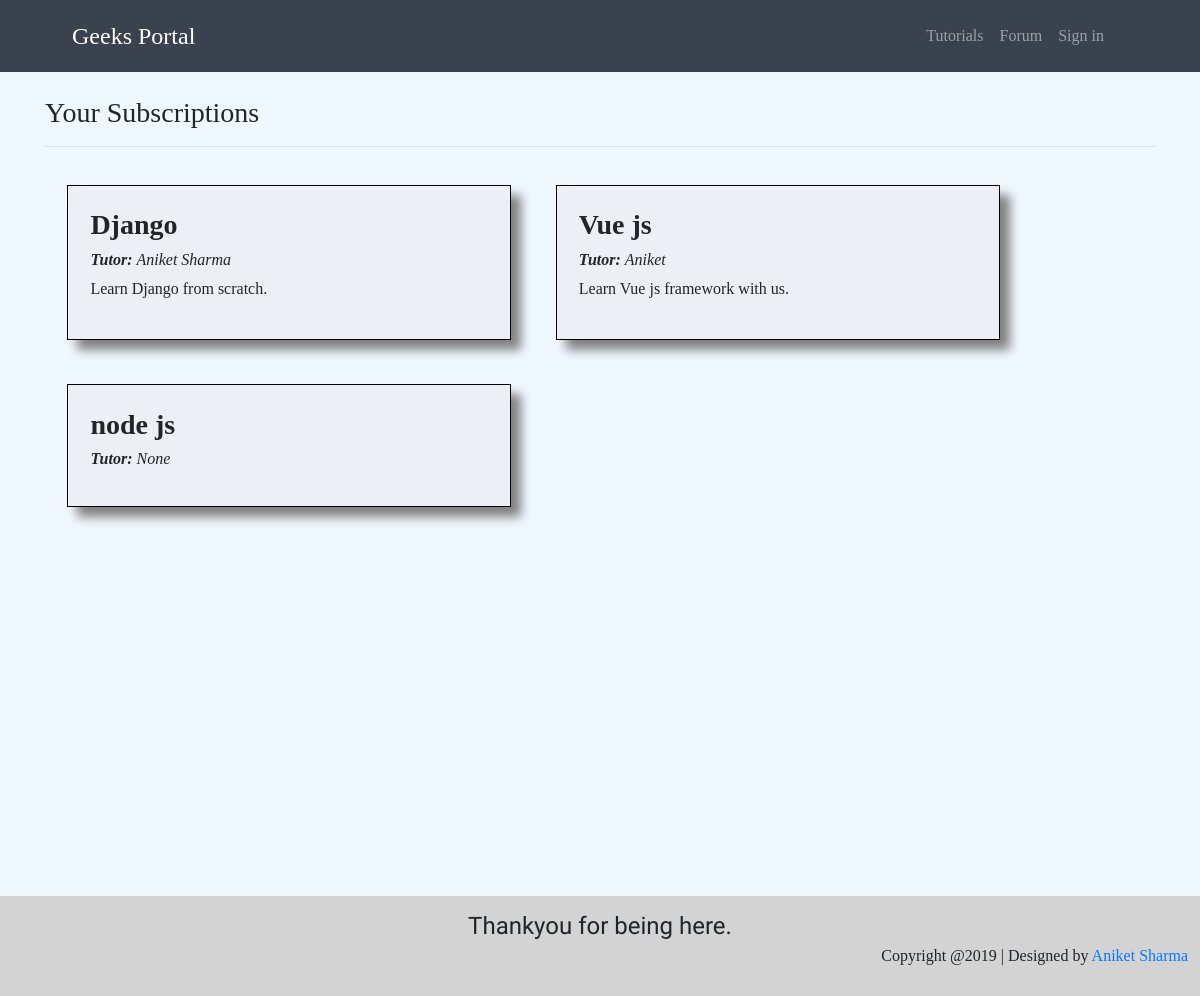
Page /subs/ on the earlier database version.
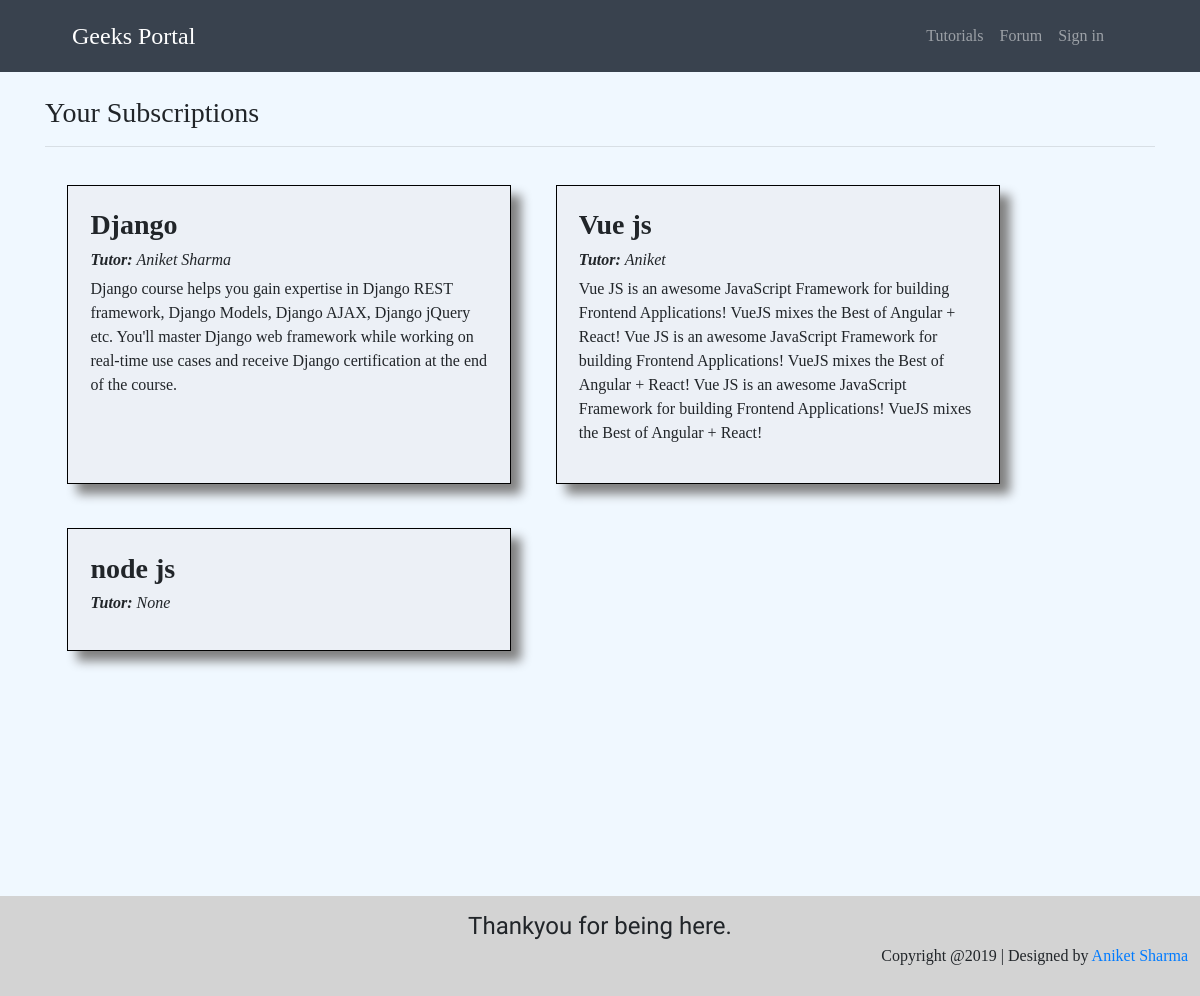
Same page on the later database version.
### tutorials/models.py (models this page shows, shortened)
class Series(models.Model):
    SERIES_TYPES = (('VIDEO', 'Video'), ('TEXT', 'Text'), ('BOTH', 'Video and Text Combined'))
    title = models.CharField(max_length=100)
    description = models.TextField(blank=True, null=True)
    tutor = models.CharField(max_length=100, blank=True, null=True)
    price = models.PositiveIntegerField(default=1999)
    subscribed_users = models.TextField(null=True, blank=True, editable=True)
    number_of_tuts = models.PositiveSmallIntegerField(null=True, blank=True)
    template = models.ImageField(null=True, blank=True, upload_to='content/media/images/template_images/')
    template_link = models.URLField(null=True, blank=True)
    type = models.CharField(max_length=100, choices=SERIES_TYPES)

### main/views.py (the view)
# urls.py: path('subs/', ProfileView.as_view(), name='profile'),
class ProfileView(TemplateView):
    template_name = 'main/profile.html'
    def get(self, request):
        all_series = Series.objects.all()
        args = {'all_series': all_series}
        return render(request, self.template_name, args)

### content/templates/main/profile.html
{% extends 'layouts/default/page.html' %}
{% load bootstrap4 %}
{% load i18n %}
{% block content %}
    <h3>{% trans 'Your Subscriptions' %}</h3><hr>
    <div class="d-flex" style="flex-wrap: wrap;">
        {% for series in all_series %}
        {% if request.user.username in series.subscribed_users %}
            <div class="Registered Tutorial" style="border: 1px solid black; cursor: pointer;" onclick="window.location='{% url 'series_content' series_pk=series.pk %}' ">
                <h3><b>{{series.title}}</b> </h3>
                <h6><em><b>Tutor: </b> {{series.tutor}}</em> </h6>
                <p> {{series.description}} </p>
            </div>
        {% endif %}
    {% endfor %}
    </div>
{% endblock %}

Differences in the rows shown:
changed Series "Django": description "Learn Django from scratch." → "Django course helps you gain expertise in Django REST framework, Django Models, Django AJAX, Django jQuery etc. You'll master Django web framework while working on real-time use cases and receive Django certification at the end of the course."
changed Series "Vue js": description "Learn Vue js framework with us." → "Vue JS is an awesome JavaScript Framework for building Frontend Applications! VueJS mixes the Best of Angular + React! Vue JS is an awesome JavaScript Framework for building Frontend Applications! VueJS mixes the Best of Angular + React! Vue JS is an awesome JavaScript Framework for building Frontend Applications! VueJS mixes the Best of Angular + React!"
